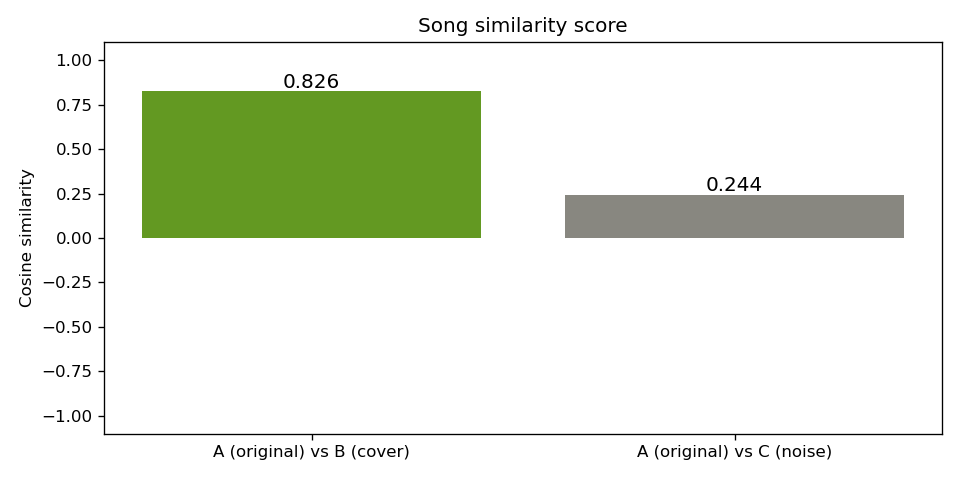

Recreate this plot in Python.
"""
阶段 3 · 计算两首歌的“相似度分数”（项目核心算法）
思路：
  1) 把每首歌压成一个固定长度的指纹向量 = MFCC 均值 + 色谱图均值
  2) 用余弦相似度(cosine similarity)比较两首歌的指纹
     - 越接近 1.0 越像；越接近 0 越不像
运行：在 (music) 环境，cd 到项目目录，python stage3_similarity.py
说明：若同目录有 song1.mp3 / song2.mp3 就比这两首；否则自动生成
      demo_A(原曲) / demo_B(翻唱) / demo_C(不相关噪声) 做演示。
"""

import os
import numpy as np
import librosa
import librosa.display
import matplotlib.pyplot as plt
import soundfile as sf

AUDIO1 = "song1.mp3"
AUDIO2 = "song2.mp3"


def make_tone(path, freqs, sr=22050, duration=5.0):
    """生成一段由若干音符组成的旋律，存成 wav"""
    t = np.linspace(0, duration, int(sr * duration), endpoint=False)
    seg = len(t) // len(freqs)
    y = np.zeros_like(t)
    for i, f in enumerate(freqs):
        s = slice(i * seg, (i + 1) * seg)
        y[s] = 0.5 * np.sin(2 * np.pi * f * t[s]) * np.hanning(seg)
    sf.write(path, y.astype(np.float32), sr)


def fingerprint(path):
    """把一首歌变成固定长度指纹向量。

    关键设计（经过调参验证）：
      - 去掉 MFCC 第 0 维（log-energy），否则相似度几乎只比"响度"，
        会淹没音高/音色差异（详见开发笔记 / 论文 Limitations）。
      - MFCC 块与 Chroma 块各自归一化到单位范数，避免某一块主导余弦相似度。
    返回 24 维向量 = (MFCC 1..12 均值) + (Chroma 12 维均值)。
    """
    y, sr = librosa.load(path, sr=22050)
    mfcc = librosa.feature.mfcc(y=y, sr=sr, n_mfcc=13)
    chroma = librosa.feature.chroma_stft(y=y, sr=sr)
    mf = mfcc[1:, :].mean(axis=1)
    ch = chroma.mean(axis=1)
    mf = mf / (np.linalg.norm(mf) + 1e-9)
    ch = ch / (np.linalg.norm(ch) + 1e-9)
    return np.concatenate([mf, ch])


def cosine_sim(a, b):
    """余弦相似度：1=完全一样，0=完全不相关"""
    return float(np.dot(a, b) / (np.linalg.norm(a) * np.linalg.norm(b)))


def main():
    if os.path.exists(AUDIO1) and os.path.exists(AUDIO2):
        # —— 真实模式：比较两首用户提供的歌 ——
        fa = fingerprint(AUDIO1)
        fb = fingerprint(AUDIO2)
        sim = cosine_sim(fa, fb)
        print(f"✅ 比较 {AUDIO1} vs {AUDIO2}")
        print(f"   相似度分数 = {sim:.3f}")
        labels, vals = [f"{AUDIO1}\nvs\n{AUDIO2}"], [sim]

    else:
        # —— 演示模式：自动造三首，验证算法能分辨“像”和“不像” ——
        print("⚠️ 没找到 song1.mp3 / song2.mp3，进入演示模式…")
        # A：原曲
        make_tone("demo_A.wav", [440, 494, 523, 587, 659])
        # B：A 的“翻唱”——变调 + 变速（模拟同一首歌的不同演绎）
        y, sr = librosa.load("demo_A.wav", sr=22050)
        y_b = librosa.effects.pitch_shift(
            librosa.effects.time_stretch(y, rate=1.2), sr=sr, n_steps=2)
        sf.write("demo_B.wav", y_b.astype(np.float32), sr)
        # C：完全不相关的白噪声
        sf.write("demo_C.wav", (0.3 * np.random.randn(int(sr * 5))).astype(np.float32), sr)

        fa = fingerprint("demo_A.wav")
        fb = fingerprint("demo_B.wav")
        fc = fingerprint("demo_C.wav")
        sim_ab = cosine_sim(fa, fb)   # 原曲 vs 翻唱 → 应该较高
        sim_ac = cosine_sim(fa, fc)   # 原曲 vs 噪声 → 应该很低
        print(f"   相似度 A(原曲) vs B(翻唱)  = {sim_ab:.3f}")
        print(f"   相似度 A(原曲) vs C(不相关)= {sim_ac:.3f}")
        labels = ["A (original) vs B (cover)", "A (original) vs C (noise)"]
        vals = [sim_ab, sim_ac]

    # 画一张对比柱状图
    plt.figure(figsize=(8, 4))
    bars = plt.bar(labels, vals, color=["#639922", "#888780"])
    plt.ylim(-1.1, 1.1)
    plt.ylabel("Cosine similarity")
    plt.title("Song similarity score")
    for b, v in zip(bars, vals):
        plt.text(b.get_x() + b.get_width() / 2, v + 0.02, f"{v:.3f}",
                 ha="center", fontsize=12)
    plt.tight_layout()
    plt.savefig("stage3_similarity.png", dpi=120)
    plt.show()
    print("✅ 已保存 stage3_similarity.png")


if __name__ == "__main__":
    main()
